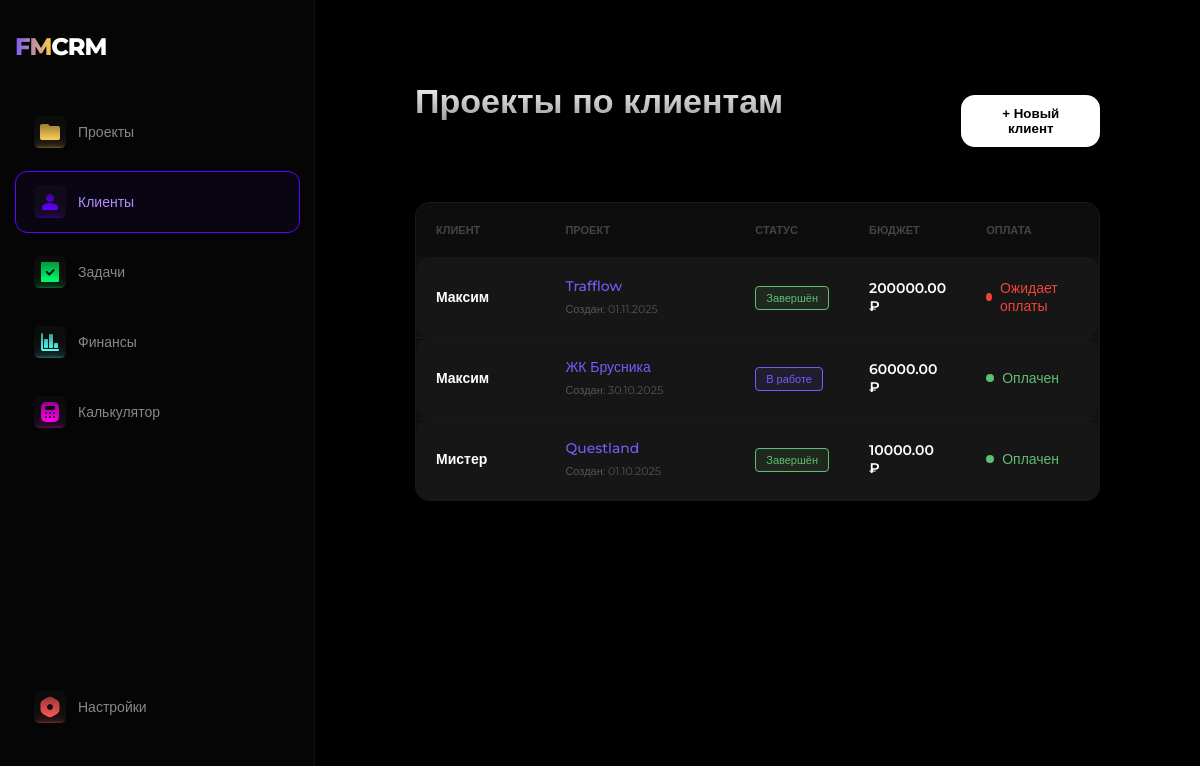
The page /clients/ on the database as committed earlier.
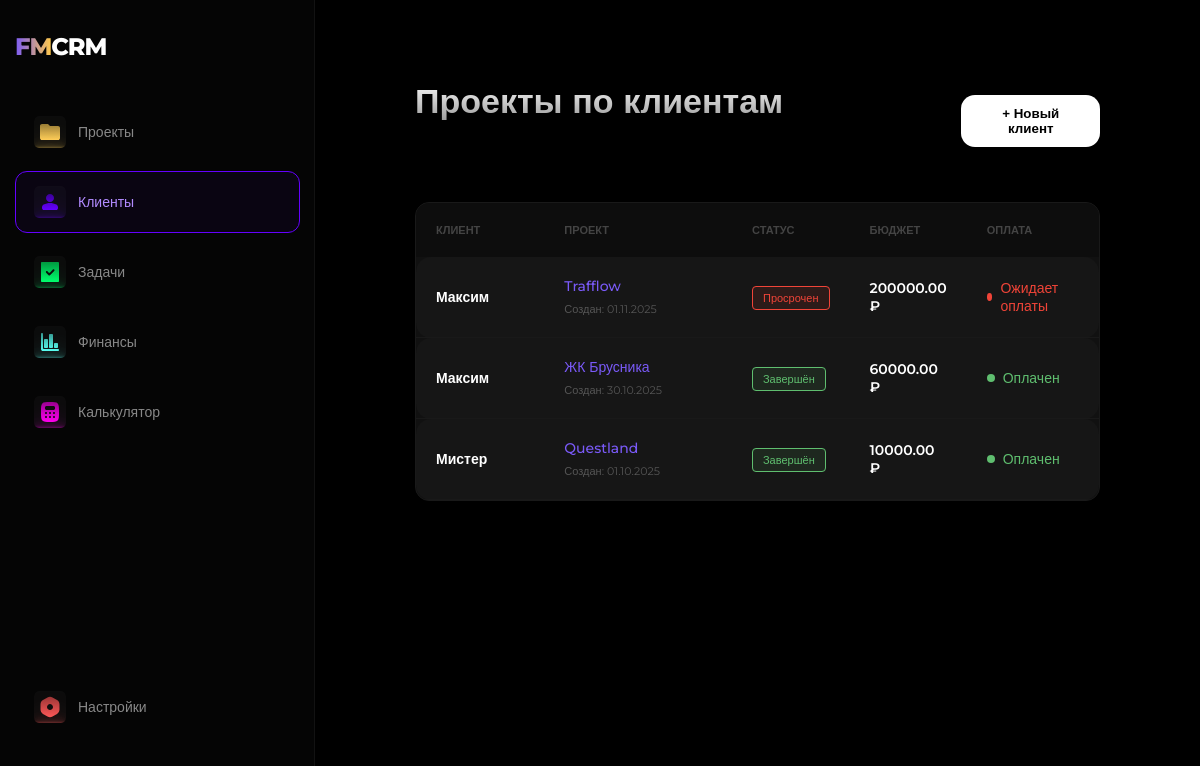
The same page on the database as committed later.
### crm/models.py (models this page shows, shortened)
class Project(models.Model):
    STATUS_CHOICES = (
        ('planned', 'К выполнению'),
        ('inwork', 'В работе'),
        ('done', 'Завершён'),
        ('overdue', 'Просрочен'),
        ('paused', 'Приостановлен'),
    )
    PAYMENT_CHOICES = (
        ('paid', 'Оплачен'),
        ('not-paid', 'Не оплачен'),
        ('pending', 'Ожидает оплаты'),
    )
    title = models.CharField(max_length=200, verbose_name="Название проекта")
    client = models.ForeignKey(
        Client,
        on_delete=models.SET_NULL,
        null=True,
        blank=True,
        related_name='projects',
        verbose_name="Клиент"
    )
    description = models.TextField(blank=True, null=True, verbose_name="Описание проекта")
    status = models.CharField(max_length=20, choices=STATUS_CHOICES, default='planned', verbose_name="Статус")
    budget = models.DecimalField(max_digits=10, decimal_places=2, null=True, blank=True, verbose_name="Бюджет")
    start_date = models.DateField(null=True, blank=True, verbose_name="Дата начала")
    end_date = models.DateField(null=True, blank=True, verbose_name="Дата завершения")
    payment_status = models.CharField(max_length=20, choices=PAYMENT_CHOICES, default='not-paid', verbose_name="Оплата")
    order = models.PositiveIntegerField(default=0, verbose_name="Позиция")
    def get_status_display(self):
        return dict(self.STATUS_CHOICES).get(self.status, '—')
    def get_payment_status_display(self):
        return dict(self.PAYMENT_CHOICES).get(self.payment_status, '—')
    class Meta:
        ordering = ['status', 'order', 'id']

class Client(models.Model):
    name = models.CharField(max_length=200, verbose_name="Имя/Компания")
    contact_person = models.CharField(max_length=200, blank=True, null=True, verbose_name="Контактное лицо")
    email = models.EmailField(blank=True, null=True, verbose_name="Email")
    phone = models.CharField(max_length=20, blank=True, null=True, verbose_name="Телефон")
    telegram = models.CharField(max_length=100, blank=True, null=True, verbose_name="Telegram")
    is_vip = models.BooleanField(default=False, verbose_name="VIP статус")
    created_at = models.DateTimeField(auto_now_add=True, verbose_name="Дата добавления")
    class Meta:
        verbose_name = "Клиент"
        verbose_name_plural = "Клиенты"
        ordering = ['name']

### crm/views.py (the view)
# urls.py: path('clients/', views.client_projects_view, name='clients'),
def client_projects_view(request):
    all_projects = Project.objects.select_related('client').all().order_by('client__name', '-start_date')
    return render(request, 'clients.html', {'projects': all_projects})

### templates/clients.html (shortened to what this page needs)
{% extends 'base.html' %}
{% block content %}
<div class="content">
    <div class="topbar">
        <h1>Проекты по клиентам</h1>
        <button class="add-project-btn">+ Новый клиент</button>
    </div>
    <div class="project-card" style="padding: 0; overflow: hidden; border: 1px solid #191919; background-color: #111;">
        <table style="width: 100%; border-collapse: collapse; color: white; text-align: left;">
            <thead>
                <tr style="background-color: #0D0D0D; color: #808080; font-size: 12px; text-transform: uppercase;">
                    <th style="padding: 20px; width: 20%;">Клиент</th>
                    <th style="padding: 20px; width: 30%;">Проект</th>
                    <th style="padding: 20px; width: 15%;">Статус</th>
                    <th style="padding: 20px; width: 15%;">Бюджет</th>
                    <th style="padding: 20px; width: 20%;">Оплата</th>
                </tr>
            </thead>
            <tbody style="font-size: 14px;">
                {% for project in projects %}
                <tr style="border-bottom: 1px solid #191919; transition: background 0.2s;" onmouseover="this.style.backgroundColor='#161616'" onmouseout="this.style.backgroundColor='transparent'">
                    <td style="padding: 20px;">
                        <div style="font-weight: 600; color: #fff;">
                            {{ project.client.name|default:"Без клиента" }}
                        </div>
                    </td>
                    <td style="padding: 20px;">
                        <a href="{% url 'project_detail' project.id %}" style="color: #7A5AF8; text-decoration: none; font-weight: 500; display: block; margin-bottom: 4px;">
                            {{ project.title }}
                        </a>
                        <span style="font-size: 11px; color: #555;">Создан: {{ project.start_date|date:"d.m.Y" }}</span>
                    </td>
                    <td style="padding: 20px;">
                        <span style="padding: 4px 10px; border-radius: 4px; font-size: 11px; font-weight: 500; border: 1px solid;
                            {% if project.status == 'done' %} background: rgba(95,190,111,0.1); color: #5FBE6F; border-color: #5FBE6F;
                            {% elif project.status == 'inwork' %} background: rgba(122,90,248,0.1); color: #7A5AF8; border-color: #7A5AF8;
                            {% elif project.status == 'overdue' %} background: rgba(240,68,56,0.1); color: #F04438; border-color: #F04438;
                            {% else %} background: rgba(128,128,128,0.1); color: #808080; border-color: #808080; {% endif %}">
                            {{ project.get_status_display }}
                        </span>
                    </td>
                    <td style="padding: 20px; font-weight: 600;">
                        {{ project.budget|default:"0" }} ₽
                    </td>
                    <td style="padding: 20px;">
                        <div style="display: flex; align-items: center; gap: 8px;">
                            <div style="width: 8px; height: 8px; border-radius: 50%; background-color: {% if project.payment_status == 'paid' %}#5FBE6F{% else %}#F04438{% endif %};"></div>
                            <span style="color: {% if project.payment_status == 'paid' %}#5FBE6F{% else %}#F04438{% endif %};">
                                {{ project.get_payment_status_display }}
                            </span>
                        </div>
                    </td>
                </tr>
                {% empty %}
                <tr>
                    <td colspan="5" style="padding: 40px; text-align: center; color: #666;">
                        Проектов пока нет. Добавьте первый проект и привяжите его к клиенту.
                    </td>
                </tr>
                {% endfor %}
            </tbody>
        </table>
    </div>
</div>
{% endblock %}

Rows that differ between the two databases and show on the page:
changed Project "Trafflow": status "Завершён" → "Просрочен"
changed Project "ЖК Брусника": status "В работе" → "Завершён"
